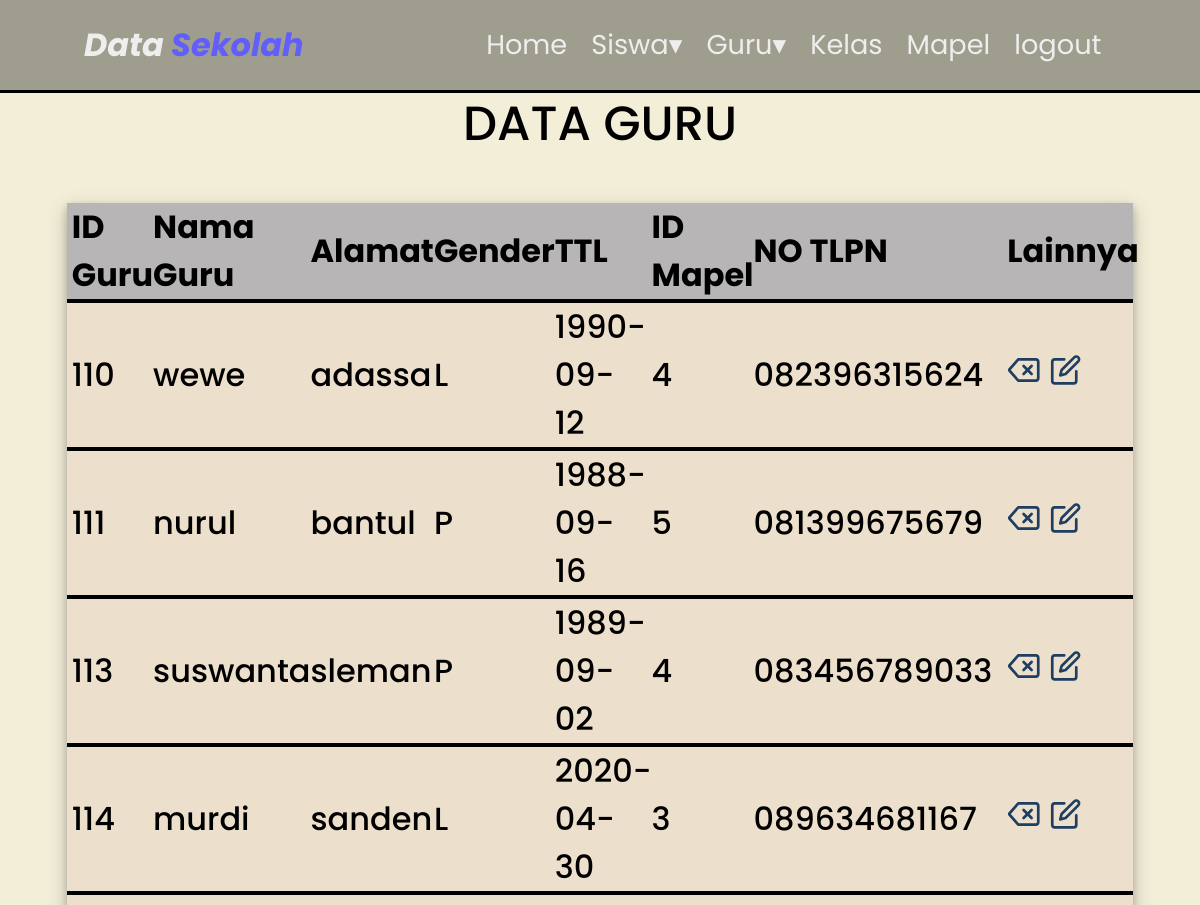
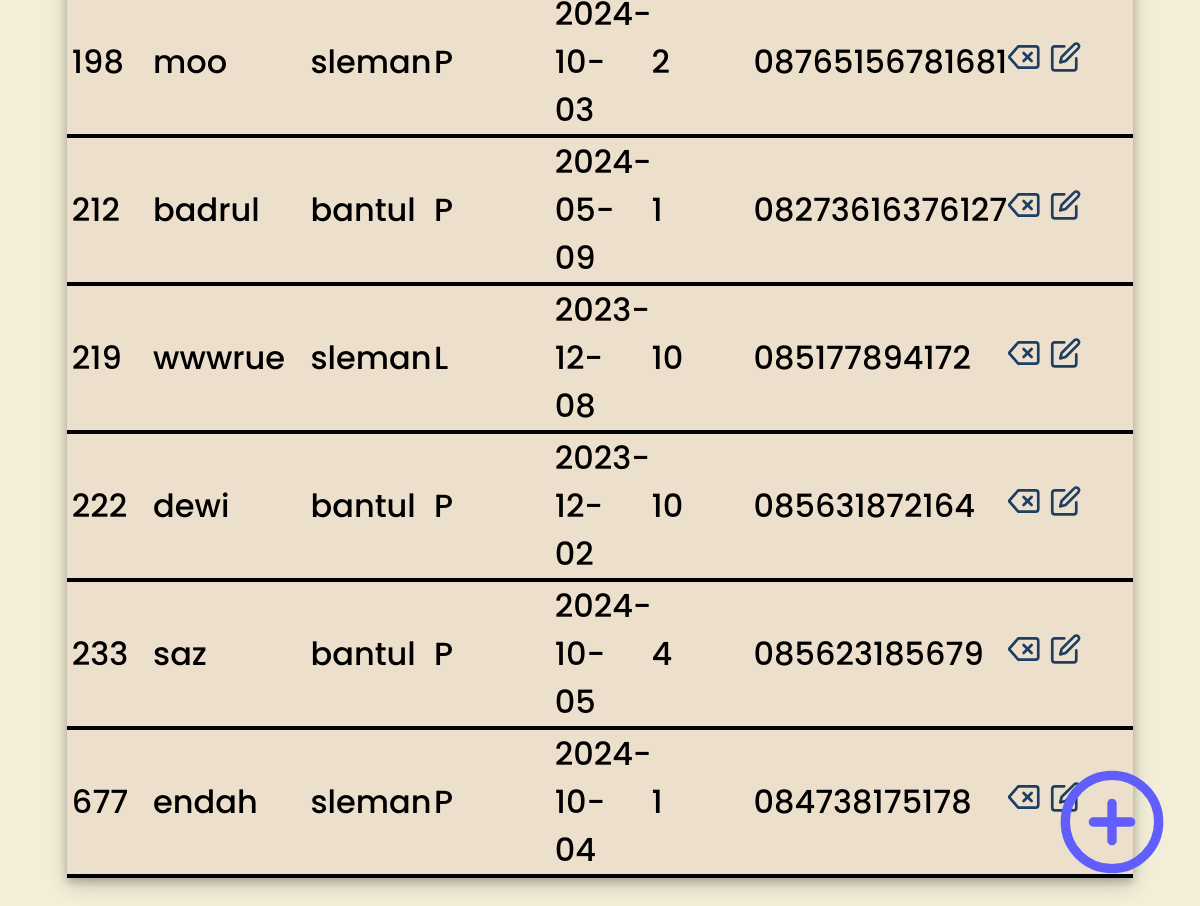
Screenshot of /guru.php with the database file from the repository (2 pictures, top to bottom).
### tables this page shows
CREATE TABLE `guru` (
  `id_mapel` int(10) NOT NULL,
  `id_guru` varchar(10) NOT NULL,
  `nama_guru` varchar(35) NOT NULL,
  `alamat` varchar(35) NOT NULL,
  `gender` varchar(1) NOT NULL,
  `ttl` date NOT NULL,
  `telp` varchar(15) NOT NULL
);

### guru.php (the view, shortened to what this page needs)
<head>
    <link rel="stylesheet" href="css/dash.css">
</head>
<body class="body-guru">
        <?php
        include "nav.php";
        ?>
    <header><span>DATA GURU</span></header>
    <div class="container">
            <table >
                <tr style="background-color: #b7b5b5;">
                    <th>ID Guru</th>
                    <th>Nama Guru</th>
                    <th>Alamat</th>
                    <th>Gender</th>
                    <th>TTL</th>
                    <th>ID Mapel</th>
                    <th>NO TLPN </th>
                    <th>Lainnya </th>
                </tr>
                <?php
                if (isset($_GET['idm'])) {
                    $idm = $_GET['idm'];
                    $data = mysqli_query($koneksi, "SELECT * FROM guru WHERE id_mapel = $idm");
                } else {
                    $data = mysqli_query($koneksi, "SELECT * FROM guru");
                }
                  while ($tampil = mysqli_fetch_array($data)) {
                ?>
                <tr class="tr-data">
                    <td><?php echo $tampil ['id_guru'];?></td>
                    <td><?php echo $tampil ['nama_guru'];?></td>
                    <td><?php echo $tampil ['alamat'];?></td>
                    <td><?php echo $tampil ['gender'];?></td>
                    <td><?php echo $tampil ['ttl'];?></td>
                    <td><?php echo $tampil ['id_mapel'];?></td>
                    <td><?php echo $tampil ['telp'];?></td>
                    <td class="lain"><a href="delete-guru.php?id=<?php echo $tampil['id_guru'];?>"><i data-feather="delete" class="lain-1"></i></a>
                    <a href="edit_guru.php?id=<?php echo $tampil['id_guru'];?>"><i data-feather="edit" class="lain-1"></i></a>
                    </td>
                </tr>
            <?php
            }
            ?>
            </table>
    </div>
    <div class="container2">
        <a href="tambah_guru_.php" class="tambah"><i data-feather="plus-circle" style="width: 7rem; height: 7rem;"></i></a>
    </div>
</body>

### css/dash.css (style rules this page uses)
header { display: flex; justify-content: center; margin: 2.7rem; margin-top: 5.5rem; }
header span { font-size: 3rem; font-weight: 500; }
.container { display: flex; justify-content: center; padding: 0 10%; }
table { width: 100%; font-size: 2rem; border-collapse: collapse; box-shadow: 0 4px 8px rgba(0, 0, 0, 0.2), 0 6px 20px rgba(0, 0, 0, 0.19); background-color: #ECDFCC; animation: scaleUp 1s ease-out; margin-bottom: 2rem; }
td { border-bottom: 4px solid black; height: 4rem; text-align: left; padding: 0 0.5%; font-weight: 500; }
th { border-bottom: 4px solid black; height: 4rem; text-align: left; border-collapse: collapse; padding: 0 0.5%; }
.container2 { position: fixed; bottom: 2rem; right: 2rem; }
.tambah { width:4rem; height: 4rem; text-decoration: none; color:#615EFC; }
.lain-1 { width:2rem; height: 2rem; text-decoration: none; color: #1E3E62; padding: 0 0.5%; }
.body-guru { padding: 0; margin: 0; background-color:#F2EED7; font-family: 'Poppins', sans-serif; }

### rows the page displays
guru: id_guru "110", nama_guru "wewe", alamat "adassa", gender "L", ttl "1990-09-12", id_mapel "4", telp "082396315624"
guru: id_guru "111", nama_guru "nurul", alamat "bantul", gender "P", ttl "1988-09-16", id_mapel "5", telp "081399675679"
guru: id_guru "113", nama_guru "suswanta", alamat "sleman", gender "P", ttl "1989-09-02", id_mapel "4", telp "083456789033"
guru: id_guru "114", nama_guru "murdi", alamat "sanden", gender "L", ttl "2020-04-30", id_mapel "3", telp "089634681167"
guru: id_guru "198", nama_guru "moo", alamat "sleman", gender "P", ttl "2024-10-03", id_mapel "2", telp "08765156781681"
guru: id_guru "212", nama_guru "badrul", alamat "bantul", gender "P", ttl "2024-05-09", id_mapel "1", telp "08273616376127"
guru: id_guru "219", nama_guru "wwwrue", alamat "sleman", gender "L", ttl "2023-12-08", id_mapel "10", telp "085177894172"
guru: id_guru "222", nama_guru "dewi", alamat "bantul", gender "P", ttl "2023-12-02", id_mapel "10", telp "085631872164"
guru: id_guru "233", nama_guru "saz", alamat "bantul", gender "P", ttl "2024-10-05", id_mapel "4", telp "085623185679"
guru: id_guru "677", nama_guru "endah", alamat "sleman", gender "P", ttl "2024-10-04", id_mapel "1", telp "084738175178"
